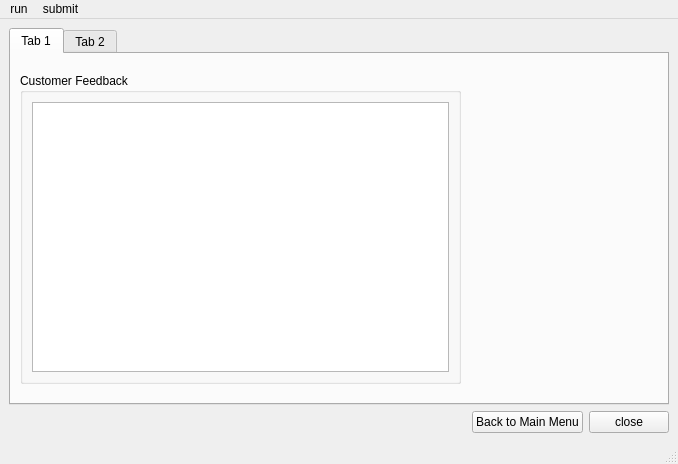
<?xml version="1.0" encoding="UTF-8"?>
<ui version="4.0">
 <class>MainWindow</class>
 <widget class="QMainWindow" name="MainWindow">
  <property name="geometry">
   <rect>
    <x>0</x>
    <y>0</y>
    <width>678</width>
    <height>464</height>
   </rect>
  </property>
  <property name="windowTitle">
   <string>Feedback</string>
  </property>
  <widget class="QWidget" name="centralwidget">
   <layout class="QVBoxLayout" name="verticalLayout">
    <item>
     <widget class="QTabWidget" name="tabWidget">
      <property name="currentIndex">
       <number>0</number>
      </property>
      <widget class="QWidget" name="feedback">
       <attribute name="title">
        <string>Tab 1</string>
       </attribute>
       <layout class="QVBoxLayout" name="verticalLayout_2">
        <item>
         <widget class="QGroupBox" name="FeedBack">
          <property name="maximumSize">
           <size>
            <width>441</width>
            <height>311</height>
           </size>
          </property>
          <property name="title">
           <string>Customer Feedback</string>
          </property>
          <layout class="QHBoxLayout" name="horizontalLayout_2">
           <item>
            <widget class="QTextEdit" name="textEdit"/>
           </item>
          </layout>
         </widget>
        </item>
       </layout>
      </widget>
      <widget class="QWidget" name="totalreview">
       <attribute name="title">
        <string>Tab 2</string>
       </attribute>
       <layout class="QVBoxLayout" name="verticalLayout_3">
        <item>
         <widget class="QGroupBox" name="groupBox">
          <property name="title">
           <string>Average Customer Review</string>
          </property>
          <layout class="QHBoxLayout" name="horizontalLayout_4">
           <item>
            <widget class="QProgressBar" name="progressBar">
             <property name="value">
              <number>24</number>
             </property>
            </widget>
           </item>
          </layout>
         </widget>
        </item>
        <item>
         <widget class="QGroupBox" name="groupBox_2">
          <property name="title">
           <string>Customers feedback</string>
          </property>
          <layout class="QHBoxLayout" name="horizontalLayout">
           <item>
            <layout class="QVBoxLayout" name="verticalLayout_5">
             <item>
              <widget class="QToolButton" name="toolButton">
               <property name="text">
                <string>5</string>
               </property>
              </widget>
             </item>
             <item>
              <widget class="QToolButton" name="toolButton_2">
               <property name="text">
                <string>4</string>
               </property>
              </widget>
             </item>
             <item>
              <widget class="QToolButton" name="toolButton_3">
               <property name="text">
                <string>3</string>
               </property>
              </widget>
             </item>
             <item>
              <widget class="QToolButton" name="toolButton_4">
               <property name="text">
                <string>2</string>
               </property>
              </widget>
             </item>
             <item>
              <widget class="QToolButton" name="toolButton_5">
               <property name="text">
                <string>1</string>
               </property>
              </widget>
             </item>
            </layout>
           </item>
           <item>
            <layout class="QVBoxLayout" name="verticalLayout_4">
             <item>
              <widget class="QProgressBar" name="progressBar_2">
               <property name="value">
                <number>24</number>
               </property>
              </widget>
             </item>
             <item>
              <widget class="QProgressBar" name="progressBar_3">
               <property name="value">
                <number>24</number>
               </property>
              </widget>
             </item>
             <item>
              <widget class="QProgressBar" name="progressBar_4">
               <property name="value">
                <number>24</number>
               </property>
              </widget>
             </item>
             <item>
              <widget class="QProgressBar" name="progressBar_5">
               <property name="value">
                <number>24</number>
               </property>
              </widget>
             </item>
             <item>
              <widget class="QProgressBar" name="progressBar_6">
               <property name="value">
                <number>24</number>
               </property>
              </widget>
             </item>
            </layout>
           </item>
          </layout>
         </widget>
        </item>
       </layout>
      </widget>
     </widget>
    </item>
    <item>
     <layout class="QHBoxLayout" name="horizontalLayout_3">
      <item>
       <spacer name="horizontalSpacer">
        <property name="orientation">
         <enum>Qt::Horizontal</enum>
        </property>
        <property name="sizeHint" stdset="0">
         <size>
          <width>40</width>
          <height>20</height>
         </size>
        </property>
       </spacer>
      </item>
      <item>
       <widget class="QPushButton" name="pushButton_2">
        <property name="text">
         <string>Back to Main Menu</string>
        </property>
       </widget>
      </item>
      <item>
       <widget class="QPushButton" name="pushButton">
        <property name="text">
         <string>close</string>
        </property>
       </widget>
      </item>
     </layout>
    </item>
   </layout>
  </widget>
  <widget class="QMenuBar" name="menubar">
   <property name="geometry">
    <rect>
     <x>0</x>
     <y>0</y>
     <width>678</width>
     <height>21</height>
    </rect>
   </property>
   <widget class="QMenu" name="menufeedback">
    <property name="title">
     <string>run</string>
    </property>
    <addaction name="actiontakefb"/>
   </widget>
   <widget class="QMenu" name="menusubmit">
    <property name="title">
     <string>submit</string>
    </property>
    <addaction name="actiontotal"/>
   </widget>
   <addaction name="menufeedback"/>
   <addaction name="menusubmit"/>
  </widget>
  <widget class="QStatusBar" name="statusbar"/>
  <action name="actiontakefb">
   <property name="text">
    <string>save</string>
   </property>
  </action>
  <action name="actiontotal">
   <property name="text">
    <string>Average</string>
   </property>
  </action>
 </widget>
 <resources/>
 <connections/>
</ui>
